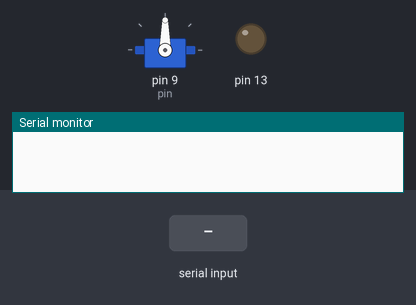
Simulated run of this sketch. Board: Arduino Uno, built with avr-gcc and run on an emulated ATmega328P. Parts: servo, output pins drawn as LEDs (lit = HIGH), the last lines printed to the serial monitor. The inputs (shaded band) are chosen by the test bench.

Above: at 1.2 s.
1.3 s: "90,45\n" received over Serial
At 2.7 s:
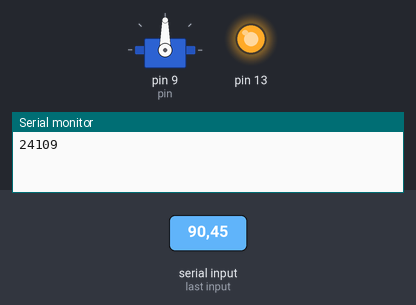
Timing chart, 0 to 4.3 s (numbered marks = the images above; inputs shaded):
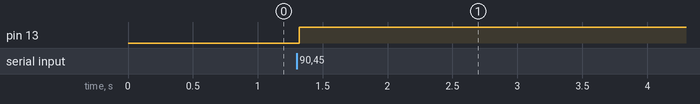

The sketch:

sketch_interactive.ino
```cpp
#include <Servo.h>
Servo myservo;
const int pin = 9;
int val;
void setup() {
  // put your setup code here, to run once:
  Serial.begin(9600);
  myservo.attach(pin);
  pinMode(13, OUTPUT);
}
void loop() {
  // put your main code here, to run repeatedly:
  if(Serial.available() > 0){
    delay(20);
    val = 0;
    while(Serial.available() > 0){
      char c = Serial.read();
      if(c == '\n'){
        break;
      }
      val *= 10;
      val += c - '0';
    }
      Serial.println(val);
  digitalWrite(13, HIGH);
  delay(val * 1000);
  }else{

  digitalWrite(13, LOW);
  }
  //myservo.write(val);
  //delay(15);
}
```

Measured:
- after the input at 1.3 s, pin 13: LOW → HIGH at once
